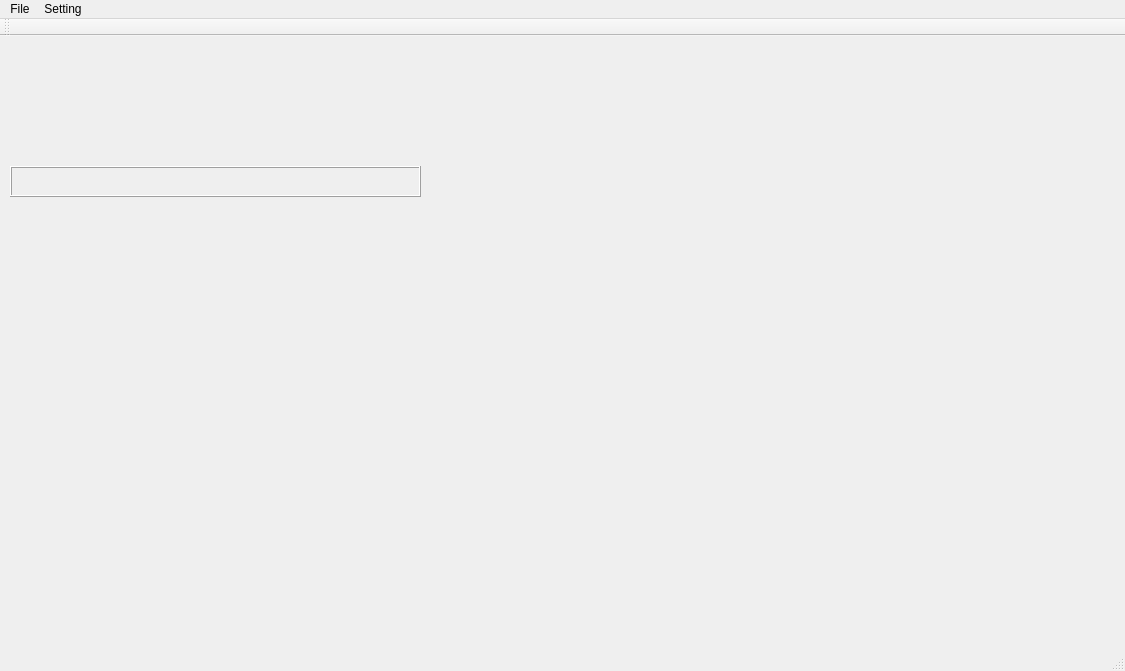
<?xml version="1.0" encoding="UTF-8"?>
<ui version="4.0">
 <class>Dicom_Volume_Render</class>
 <widget class="QMainWindow" name="Dicom_Volume_Render">
  <property name="geometry">
   <rect>
    <x>0</x>
    <y>0</y>
    <width>1125</width>
    <height>671</height>
   </rect>
  </property>
  <property name="windowTitle">
   <string>Dicom_Volume_Render</string>
  </property>
  <widget class="QWidget" name="centralWidget">
   <widget class="QVTKWidget" name="myQvtkWidget">
    <property name="geometry">
     <rect>
      <x>450</x>
      <y>10</y>
      <width>651</width>
      <height>581</height>
     </rect>
    </property>
    <property name="sizePolicy">
     <sizepolicy hsizetype="Minimum" vsizetype="Minimum">
      <horstretch>0</horstretch>
      <verstretch>0</verstretch>
     </sizepolicy>
    </property>
   </widget>
   <widget class="QFrame" name="color_transfer_widget">
    <property name="geometry">
     <rect>
      <x>10</x>
      <y>130</y>
      <width>411</width>
      <height>31</height>
     </rect>
    </property>
    <property name="frameShape">
     <enum>QFrame::Box</enum>
    </property>
    <property name="frameShadow">
     <enum>QFrame::Raised</enum>
    </property>
   </widget>
   <widget class="QLabel" name="min_gray_label">
    <property name="geometry">
     <rect>
      <x>10</x>
      <y>170</y>
      <width>71</width>
      <height>16</height>
     </rect>
    </property>
    <property name="text">
     <string/>
    </property>
   </widget>
   <widget class="QLabel" name="max_gray_label">
    <property name="geometry">
     <rect>
      <x>360</x>
      <y>170</y>
      <width>71</width>
      <height>16</height>
     </rect>
    </property>
    <property name="text">
     <string/>
    </property>
   </widget>
  </widget>
  <widget class="QMenuBar" name="menuBar">
   <property name="geometry">
    <rect>
     <x>0</x>
     <y>0</y>
     <width>1125</width>
     <height>26</height>
    </rect>
   </property>
   <widget class="QMenu" name="menuOpen">
    <property name="title">
     <string>File</string>
    </property>
    <addaction name="actionOpen_Folder"/>
   </widget>
   <widget class="QMenu" name="menuSetting">
    <property name="title">
     <string>Setting</string>
    </property>
    <widget class="QMenu" name="menuRender_Styles">
     <property name="title">
      <string>Render Styles</string>
     </property>
     <addaction name="actionBoneStyle"/>
     <addaction name="actionBone2Style"/>
     <addaction name="actionSkinStyle"/>
     <addaction name="actionMuscleStyle"/>
    </widget>
    <addaction name="menuRender_Styles"/>
    <addaction name="actionSet_BgColor"/>
   </widget>
   <addaction name="menuOpen"/>
   <addaction name="menuSetting"/>
  </widget>
  <widget class="QToolBar" name="mainToolBar">
   <attribute name="toolBarArea">
    <enum>TopToolBarArea</enum>
   </attribute>
   <attribute name="toolBarBreak">
    <bool>false</bool>
   </attribute>
  </widget>
  <widget class="QStatusBar" name="statusBar"/>
  <action name="actionOpen_Folder">
   <property name="text">
    <string>Open Folder</string>
   </property>
  </action>
  <action name="actionSet_BgColor">
   <property name="text">
    <string>Background Color</string>
   </property>
  </action>
  <action name="actionBoneStyle">
   <property name="text">
    <string>Bone</string>
   </property>
  </action>
  <action name="actionMuscleStyle">
   <property name="text">
    <string>Muscle</string>
   </property>
  </action>
  <action name="actionSkinStyle">
   <property name="text">
    <string>Skin</string>
   </property>
  </action>
  <action name="actionBone2Style">
   <property name="text">
    <string>Bone2</string>
   </property>
  </action>
 </widget>
 <layoutdefault spacing="6" margin="11"/>
 <customwidgets>
  <customwidget>
   <class>QVTKWidget</class>
   <extends>QWidget</extends>
   <header>QVTKWidget.h</header>
  </customwidget>
 </customwidgets>
 <resources/>
 <connections/>
</ui>
